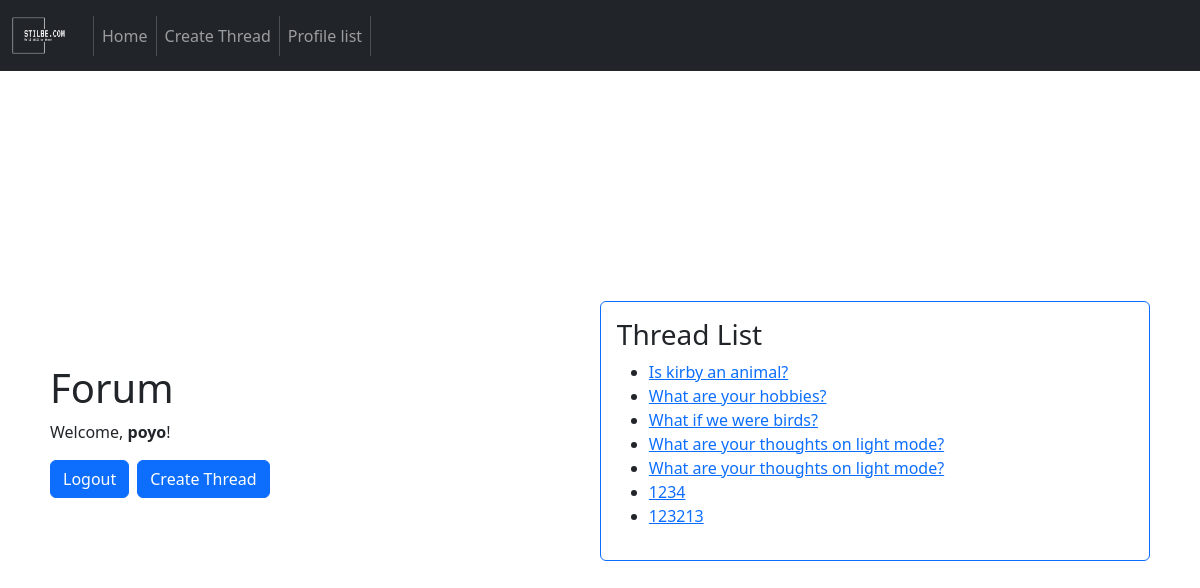
Page /home (signed in) on the earlier database version.
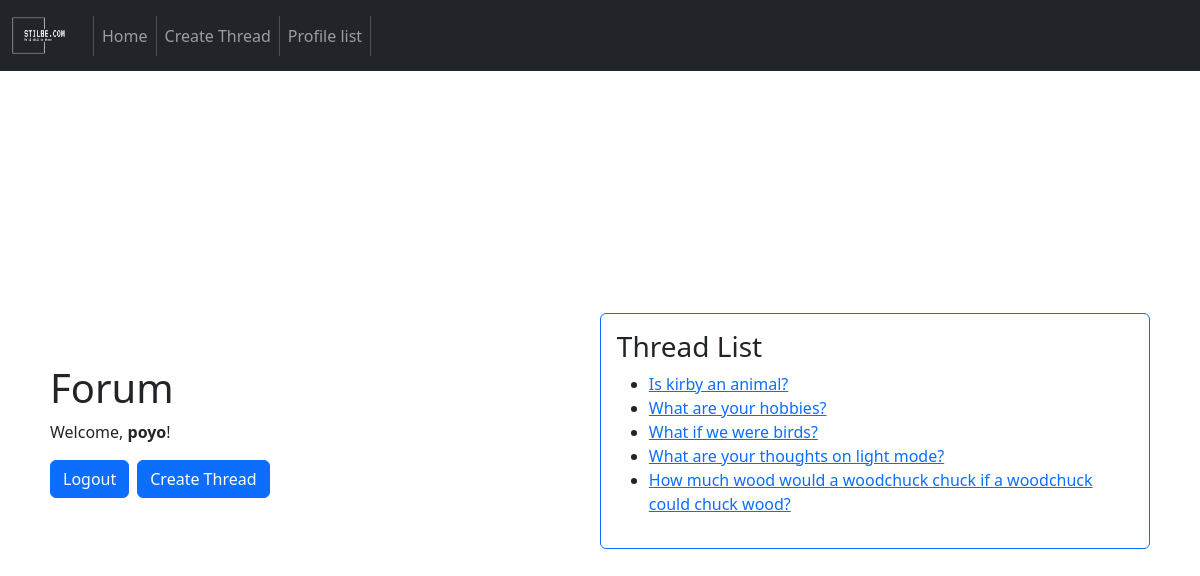
Same page on the later database version.
### forum/models.py (models this page shows, shortened)
class Thread(models.Model):
    user = models.ForeignKey(User, on_delete=models.CASCADE, default="")
    title = models.CharField(max_length=100,)
    content = models.TextField(max_length=1000)
    created_at = models.DateTimeField(auto_now_add=True)
    updated_at = models.DateTimeField(auto_now=True)

### forum/views.py (the view)
# urls.py: path('home', views.home, name='home'),
@login_required
def home(request):
    User = get_user_model()
    users = User.objects.all()
    return render(request, "forum/home.html", {"threads":Thread.objects.all()})

### templates/forum/home.html (shortened to what this page needs)
{% extends 'base.html' %}
{% load crispy_forms_tags %}
{% load static %}
{% block content %}
<div class="container-xl d-flex align-items-center" style="height: 90vh;">
    <div class="w-50 h-auto p-2">
        <h1>Forum</h1>
        {% if user.is_authenticated %}
            <p>Welcome, <b>{{ user.get_username }}</b>!</p>
            <div class="d-flex flex-row w-100">
                <form id="logout-form" class="" method="POST" action="{% url 'logout' %}">
                    <button type="submit" class="btn button btn-primary">Logout</button>
                </form><div class="p-1"></div>
                <a href="{% url 'create-thread' %}"><button class="btn button btn-primary">Create Thread</button></a>
            </div>
        {% else %}
            <script>window.location.href = "{% url 'login' %}";</script>
        {% endif %}
    </div>
    <div class="w-50 m-2 p-3 border border-primary rounded">
        <h3>Thread List</h3>
        <ul>
            {% for thread in threads %}
                <li><a href="thread/{{ thread.id }}">{{ thread.title }}</a></li>
            {% endfor %}
        </ul>
    </div>
</div>
{% endblock %}

Differences in the rows shown:
removed Thread: title "What are your thoughts on light mode?"
removed Thread: title "1234"
removed Thread: title "123213"
added Thread: title "How much wood would a woodchuck chuck if a woodchuck could chuck wood?"
